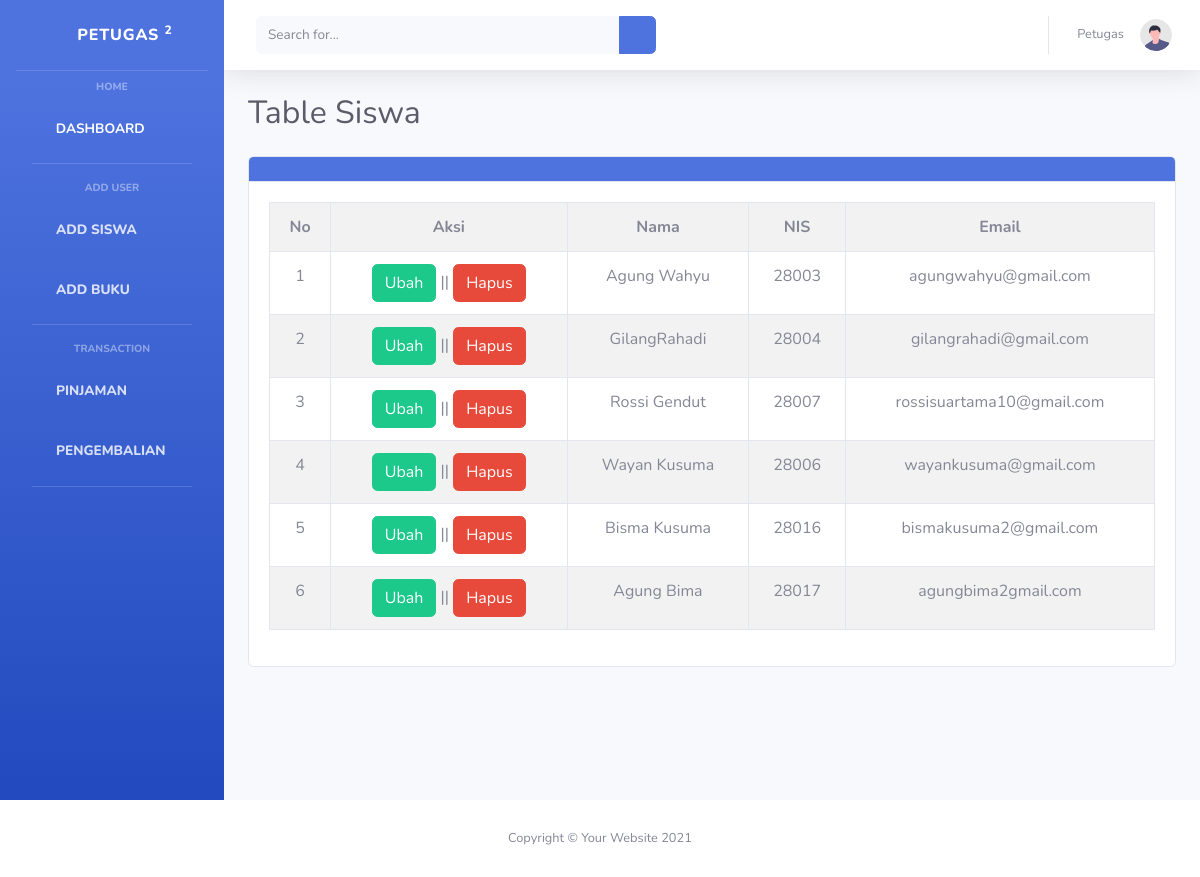
The app's page /petugas/tables/table_siswa.php with its own data.
### tables this page shows
CREATE TABLE `siswa` (
  `id` int(11) NOT NULL,
  `nama` varchar(50) NOT NULL,
  `username` varchar(50) NOT NULL,
  `email` varchar(100) NOT NULL,
  `password` varchar(225) NOT NULL
);

### functions.php (called while the page is built, shortened)
<?php
$conn = mysqli_connect("localhost", "root", "", "perpus");
function query($query)
{
  global $conn;
  $result = mysqli_query($conn, $query);
  $rows = [];
  while ($row = mysqli_fetch_assoc($result)) {
  $rows[] = $row;
  }
  return $rows;
}

### petugas/tables/table_siswa.php (the view, shortened to what this page needs)
<?php
require '../../functions.php';
$siswa = query("SELECT * FROM siswa");
?>
<!DOCTYPE html>
<html lang="en">
<head>
    <link href="asset/vendor/fontawesome-free/css/all.min.css" rel="stylesheet" type="text/css">
    <link href="asset/css/sb-admin-2.min.css" rel="stylesheet">
</head>
<body id="page-top">
    <div id="wrapper">
        <ul class="navbar-nav bg-gradient-primary sidebar sidebar-dark accordion" id="accordionSidebar">
            <a class="sidebar-brand d-flex align-items-center justify-content-center" href="index.html">
                <div class="sidebar-brand-icon rotate-n-15">
                    <i class="fas fa-laugh-wink"></i>
                </div>
                <div class="sidebar-brand-text mx-2"> Petugas <sup>2</sup></div>
            </a>
            <hr class="sidebar-divider my-0">
            <div class="sidebar-heading mt-2 mb-2">
                <div class="text-center"> Home</div>
            <li class="nav-item active mt-2 mb-2">
                <a class="nav-link" href="../home.php">
                    <i class="fas fa-fw fa-home"></i>
                    <span>Dashboard</span></a>
            </li>
            <hr class="sidebar-divider">
            <div class="sidebar-heading  mt-2 mb-2">
            <div class="text-center"> Add User</div>
            </div>
            <li class="nav-item mt-2 mb-2">
                <a class="nav-link collapsed" href="../add/add_siswa.php">
                    <i class="fas fa-fw fa-plus"></i>
                    <span>Add Siswa</span>
                </a>
            </li>
            <li class="nav-item mt-2 mb-2">
                <a class="nav-link collapsed" href="../add/add_buku.php" >
                    <i class="fas fa-fw fa-plus"></i>
                    <span>Add Buku</span>
                </a>
            </li>
         <hr class="sidebar-divider">
<div class="sidebar-heading  mt-2 mb-2">
<div class="text-center"> Transaction</div>
</div>
<li class="nav-item mt-2 mb-2">
    <a class="nav-link collapsed" href="../transaksi/transaksi.php" >
        <i class="fas fa-fw fa-folder"></i>
        <span>Pinjaman</span>
    </a>
</li>
<li class="nav-item mt-2 mb-2">
    <a class="nav-link" href="../transaksi/pengembalian.php">
        <i class="fas fa-fw fa-table"></i>
        <span>Pengembalian</span></a>
</li>
<hr class="sidebar-divider d-none d-md-block">
</ul>
        <div id="content-wrapper" class="d-flex flex-column">
            <div id="content">
                <nav class="navbar navbar-expand navbar-light bg-white topbar mb-4 static-top shadow">
                    <form class="d-none d-sm-inline-block form-inline mr-auto ml-md-3 my-2 my-md-0 mw-100 navbar-search" action="" method="POST">
                        <div class="input-group">
                            <input type="text" name="keyword" class="form-control bg-light border-0 small" placeholder="Search for..." aria-label="Search" aria-describedby="basic-addon2" autofocus autocomplete="off">
                            <div class="input-group-append">
                                <button name="cari"class="btn btn-primary" type="submit">
                                    <i class="fas fa-search fa-sm"></i>
                                </button>
                            </div>
                        </div>
                    </form>
                    <ul class="navbar-nav ml-auto">
                        <li class="nav-item dropdown no-arrow">
                            <a class="nav-link dropdown-toggle" href="#" id="userDropdown" role="button" data-toggle="dropdown" aria-haspopup="true" aria-expanded="false">
                                <span class="mr-3 d-none d-lg-inline text-gray-600 small">Petugas</span>
                                <img class="img-profile rounded-circle" src="asset/img/undraw_profile.svg"></a>
                        </li>
                    </ul>
                </nav>
                <div class="container-fluid">
                    <div class="d-sm-flex align-items-center justify-content-between mb-4">
                        <h1 class="h2 mb-0 text-gray-800">Table Siswa</h1>
                    </div>
                    <div class="row">
                    <div class="col-lg-12 mb-4">
                    <div class="card">
                        <div class="card-header bg-primary text-white"></div>
                    <div class="card-body">
                    <table class="table table-bordered table-striped text-center " cellspacing="0">
                                <tr>
                                    <th>No</th>
                                    <th>Aksi</th>
                                    <th>Nama</th>
                                    <th>NIS</th>
                                    <th>Email</th>
                                </tr>
                                <?php $i= 1; ?>
                                <?php
                                foreach($siswa as $row ) :
                                ?>
                                <tr>
                                    <td><?= $i++; ?></td>
                                    <td>
                                    <a href="../ubah/ubah_siswa.php?id=<?= $row["id"]; ?>" class="btn btn-success">Ubah</a> ||
                                    <a href="../delete/hapus_siswa.php?id=<?= $row["id"]; ?>" onclick="return confirm('anda yakin akan menghapus data ini?');" class="btn btn-danger">Hapus</a>
                                    </td>
                                    <td><?= $row["nama"];?></td>
                                    <td><?= $row["username"];?></td>
                                    <td><?= $row["email"];?></td>
                                </tr>
                                <?php endforeach;?>
                            </table>
                    </div>
                 </div>
                            </div>
                        </div>
                    </div>
                    </div>
                </div>
            </div>
            <footer class="sticky-footer bg-white">
                <div class="container my-auto">
                    <div class="copyright text-center my-auto">
                        <span>Copyright &copy; Your Website 2021</span>
                    </div>
                </div>
            </footer>
</body>
</html>

### records on screen
siswa: nama "Agung Wahyu", username "28003", email "agungwahyu@gmail.com"
siswa: nama "GilangRahadi", username "28004", email "gilangrahadi@gmail.com"
siswa: nama "Rossi Gendut", username "28007", email "rossisuartama10@gmail.com"
siswa: nama "Wayan Kusuma", username "28006", email "wayankusuma@gmail.com"
siswa: nama "Bisma Kusuma", username "28016", email "bismakusuma2@gmail.com"
siswa: nama "Agung Bima", username "28017", email "agungbima2gmail.com"
